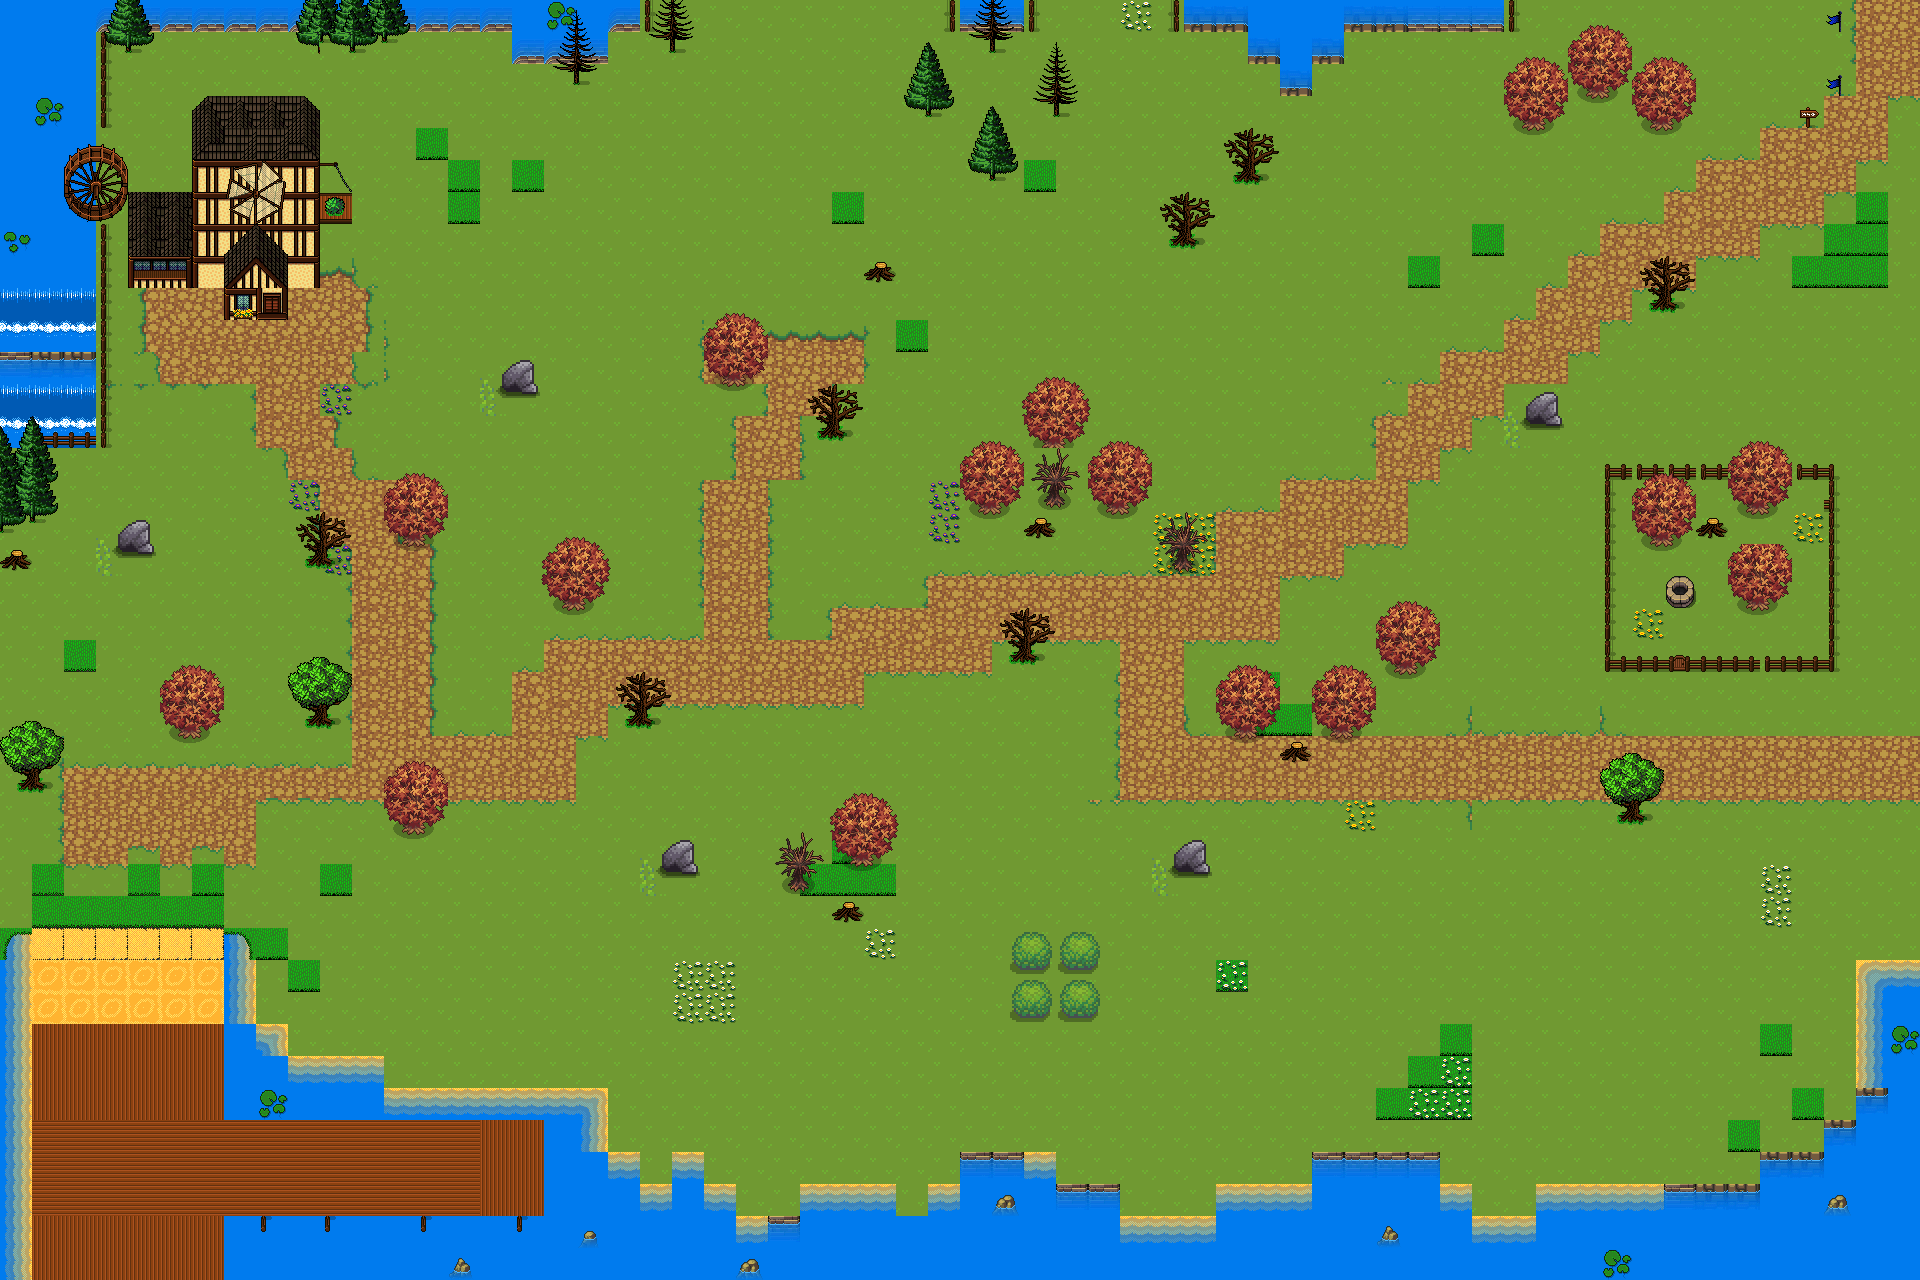

Tiled map render using the project's own tile images. Description and the map definition, with tile-layer contents summarised, below:
An orthogonal 60x40 tile map with 32x32 px tiles, 7 tile layers (Terreno, Camino, Playa, Decoraciones, ...), 4 tilesets and 103 objects (Colisiones, Portal, Llegada, Esmeraldas).

<map version="1.10" tiledversion="1.11.2" orientation="orthogonal" renderorder="right-down" width="60" height="40" tilewidth="32" tileheight="32" infinite="0" nextlayerid="11" nextobjectid="110">
 <tileset firstgid="1" source="Escenario.tsx" />
 <tileset firstgid="1289" source="Arbol1.tsx" />
 <tileset firstgid="1305" source="Arbol2.tsx" />
 <tileset firstgid="1309" source="Camino.tsx" />
 <layer id="1" name="Terreno" width="60" height="40">
  <data>[2400 cells, 2400 non-empty, 11 distinct tile ids]</data>
 </layer>
 <layer id="7" name="Camino" width="60" height="40">
  <data>[2400 cells, 484 non-empty, 31 distinct tile ids]</data>
 </layer>
 <layer id="6" name="Playa" width="60" height="40">
  <data>[2400 cells, 72 non-empty, 8 distinct tile ids]</data>
 </layer>
 <layer id="4" name="Decoraciones" width="60" height="40">
  <data>[2400 cells, 109 non-empty, 31 distinct tile ids]</data>
 </layer>
 <layer id="3" name="Arboles" width="60" height="40">
  <data>[2400 cells, 368 non-empty, 70 distinct tile ids]</data>
 </layer>
 <layer id="5" name="Planta" width="60" height="40">
  <data>[2400 cells, 29 non-empty, 15 distinct tile ids]</data>
 </layer>
 <layer id="8" name="Planta2" width="60" height="40">
  <data>[2400 cells, 12 non-empty, 12 distinct tile ids]</data>
 </layer>
 <objectgroup id="2" name="Colisiones">
  <object id="2" x="-3.62196" y="932.654" width="32.5976" height="349.519" />
  <object id="5" x="220.939" y="936.276" width="30.7866" height="181.098" />
  <object id="6" x="257.159" y="1032.26" width="32.5976" height="86.927" />
  <object id="7" x="293.379" y="1064.86" width="90.549" height="54.3294" />
  <object id="8" x="385.739" y="1092.02" width="217.317" height="27.1647" />
  <object id="9" x="545.105" y="1126.43" width="59.7623" height="150.311" />
  <object id="10" x="228.183" y="1222.41" width="309.677" height="54.3294" />
  <object id="11" x="610.3" y="1155.4" width="28.9757" height="121.336" />
  <object id="13" x="644.709" y="1189.81" width="32.5976" height="88.738" />
  <object id="14" x="675.495" y="1157.22" width="30.7866" height="121.336" />
  <object id="15" x="706.282" y="1188" width="27.1647" height="94.1709" />
  <object id="16" x="737.068" y="1218.79" width="25.3537" height="56.1404" />
  <object id="17" x="775.099" y="1229.65" width="1146.35" height="52.5184" />
  <object id="18" x="802.264" y="1189.81" width="92.3599" height="30.7866" />
  <object id="19" x="749.745" y="1231.47" width="50.7074" height="45.2745" />
  <object id="20" x="901.868" y="1209.73" width="215.507" height="14.4878" />
  <object id="21" x="929.032" y="1186.19" width="182.909" height="16.2988" />
  <object id="22" x="961.63" y="1155.4" width="90.549" height="28.9757" />
  <object id="23" x="1124.62" y="1218.79" width="407.47" height="12.6769" />
  <object id="24" x="1213.36" y="1186.19" width="255.348" height="25.3537" />
  <object id="25" x="1316.58" y="1157.22" width="123.147" height="25.3537" />
  <object id="26" x="1537.52" y="1186.19" width="383.928" height="39.8415" />
  <object id="27" x="1767.52" y="1157.22" width="54.3294" height="30.7866" />
  <object id="28" x="1827.28" y="1126.43" width="30.7866" height="56.1404" />
  <object id="29" x="1856.25" y="963.441" width="65.1952" height="215.507" />
  <object id="30" x="1599.09" y="469.044" width="14.4878" height="201.019" />
  <object id="31" x="1604.53" y="459.989" width="229.994" height="19.9208" />
  <object id="32" x="1821.84" y="469.044" width="14.4878" height="202.83" />
  <object id="33" x="1611.77" y="655.574" width="48.8964" height="10.8659" />
  <object id="34" x="1707.75" y="659.196" width="119.525" height="10.8659" />
  <object id="35" x="1743.97" y="546.916" width="38.0306" height="63.3843" />
  <object id="36" x="1740.35" y="441.879" width="34.4086" height="76.0611" />
  <object id="37" x="1698.7" y="526.995" width="27.1647" height="9.0549" />
  <object id="38" x="1644.37" y="487.153" width="39.8415" height="50.7074" />
  <object id="39" x="1667.91" y="575.891" width="25.3537" height="32.5976" />
  <object id="40" x="201.019" y="103.226" width="110.47" height="184.72" />
  <object id="41" x="229.994" y="239.049" width="54.3294" height="79.6831" />
  <object id="42" x="137.634" y="193.775" width="54.3294" height="95.9819" />
  <object id="43" x="70.6282" y="155.744" width="56.1404" height="63.3843" />
  <object id="44" x="3.62196" y="431.013" width="48.8964" height="90.549" />
  <object id="45" x="124.958" y="528.806" width="25.3537" height="27.1647" />
  <object id="46" x="14.4878" y="555.971" width="12.6769" height="19.9208" />
  <object id="47" x="5.43294" y="724.392" width="52.5184" height="67.0062" />
  <object id="48" x="298.812" y="525.184" width="41.6525" height="48.8964" />
  <object id="49" x="505.263" y="364.007" width="34.4086" height="28.9757" />
  <object id="50" x="863.837" y="264.403" width="28.9757" height="23.5427" />
  <object id="51" x="981.551" y="105.037" width="28.9757" height="81.4941" />
  <object id="52" x="1048.56" y="47.0855" width="21.7317" height="70.6282" />
  <object id="53" x="968.874" y="3.62196" width="38.0306" height="47.0855" />
  <object id="54" x="947.142" y="0" width="12.6769" height="34.4086" />
  <object id="55" x="1026.83" y="3.62196" width="12.6769" height="25.3537" />
  <object id="56" x="1173.51" y="0" width="325.976" height="34.4086" />
  <object id="57" x="1245.95" y="39.8415" width="103.226" height="21.7317" />
  <object id="58" x="1283.98" y="68.8172" width="27.1647" height="23.5427" />
  <object id="59" x="1515.79" y="59.7623" width="43.4635" height="67.0062" />
  <object id="60" x="1573.74" y="34.4086" width="39.8415" height="65.1952" />
  <object id="61" x="1631.69" y="59.7623" width="39.8415" height="70.6282" />
  <object id="62" x="655.574" y="0" width="27.1647" height="38.0306" />
  <object id="63" x="559.593" y="23.5427" width="19.9208" height="57.9513" />
  <object id="64" x="300.623" y="3.62196" width="99.6038" height="48.8964" />
  <object id="65" x="101.415" y="7.24392" width="48.8964" height="41.6525" />
  <object id="66" x="166.61" y="675.495" width="48.8964" height="56.1404" />
  <object id="67" x="298.812" y="668.251" width="43.4635" height="56.1404" />
  <object id="68" x="385.739" y="769.666" width="57.9513" height="59.7623" />
  <object id="69" x="662.818" y="849.349" width="32.5976" height="25.3537" />
  <object id="70" x="775.099" y="838.483" width="45.2745" height="56.1404" />
  <object id="71" x="833.05" y="905.49" width="32.5976" height="9.0549" />
  <object id="72" x="838.483" y="793.209" width="45.2745" height="68.8172" />
  <object id="73" x="1173.51" y="849.349" width="39.8415" height="27.1647" />
  <object id="74" x="1604.53" y="764.233" width="50.7074" height="54.3294" />
  <object id="75" x="1374.53" y="608.489" width="63.3843" height="63.3843" />
  <object id="76" x="1305.72" y="670.062" width="70.6282" height="65.1952" />
  <object id="77" x="1282.17" y="747.934" width="25.3537" height="1.81098" />
  <object id="78" x="1231.47" y="664.629" width="36.2196" height="65.1952" />
  <object id="79" x="1524.84" y="407.47" width="30.7866" height="21.7317" />
  <object id="80" x="1649.8" y="269.836" width="36.2196" height="34.4086" />
  <object id="81" x="1227.84" y="139.445" width="39.8415" height="39.8415" />
  <object id="82" x="1159.03" y="193.775" width="45.2745" height="50.7074" />
  <object id="83" x="816.752" y="391.171" width="36.2196" height="47.0855" />
  <object id="84" x="702.66" y="322.354" width="63.3843" height="70.6282" />
  <object id="85" x="383.928" y="481.72" width="59.7623" height="57.9513" />
  <object id="86" x="546.916" y="546.916" width="52.5184" height="65.1952" />
  </objectgroup>
 <objectgroup id="9" name="destinox">
  <!-- 4 objects omitted --></objectgroup>
 <objectgroup id="10" name="Esmeraldas">
  <!-- 2 objects omitted --></objectgroup>
</map>
<!-- 21 of 103 objects omitted -->
